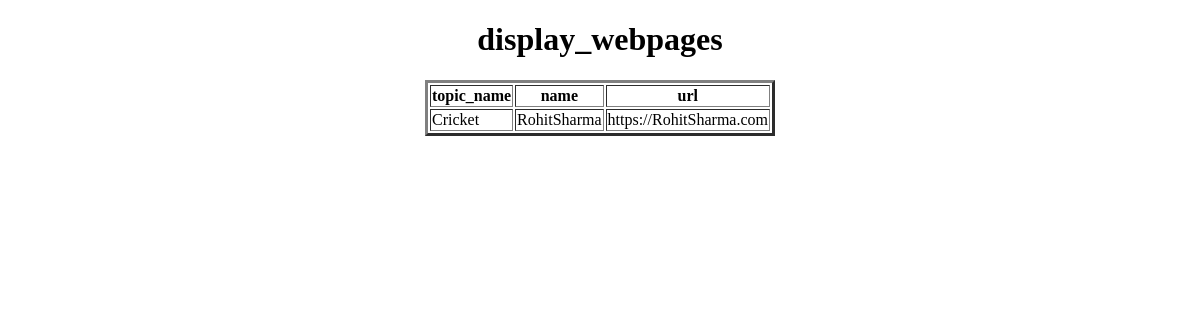
Page /display_webpages/ on the earlier database version.
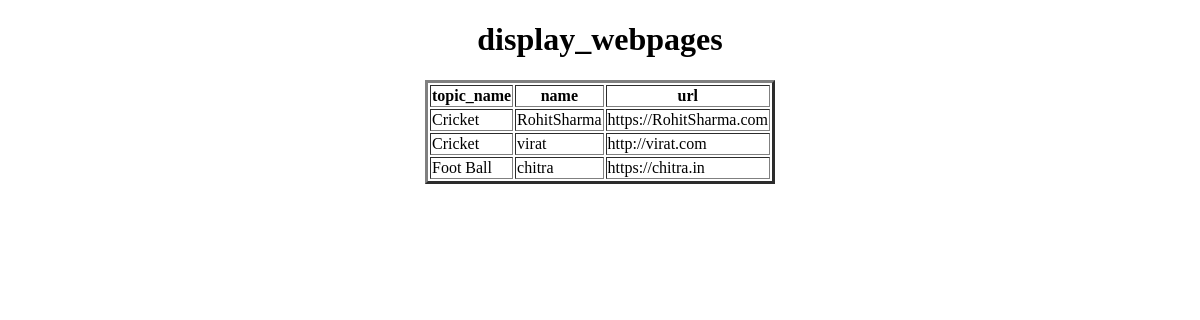
Same page on the later database version.
### app/models.py (models this page shows, shortened)
class Webpage(models.Model):
    topic_name=models.ForeignKey(Topic,on_delete=models.CASCADE)
    name=models.CharField(max_length=100)
    url=models.URLField()

class Topic(models.Model):
    topic_name=models.CharField(max_length=100,primary_key=True)
    def __str__(self):
        return self.topic_name

### app/views.py (the view)
# urls.py: path('display_webpages/',display_webpages,name='display_webpages'),
def display_webpages(request):
    QSW=Webpage.objects.all()
    QSW=Webpage.objects.filter(topic_name='Cricket')
    QSW=Webpage.objects.exclude(topic_name='Cricket')
    QSW=Webpage.objects.all()[:5:]
    QSW=Webpage.objects.all().order_by('name')
    QSW=Webpage.objects.filter(topic_name='Kabaddi').order_by('-name')
    QSW=Webpage.objects.all().order_by(Length('name'))
    QSW=Webpage.objects.all().order_by(Length('name').desc())
    QSW=Webpage.objects.all()
    QSW=Webpage.objects.filter(url__startswith='https')
    QSW=Webpage.objects.filter(url__endswith='com')
    QSW=Webpage.objects.all()
    QSW=Webpage.objects.filter(name__contains='s')
    QSW=Webpage.objects.filter(name__regex='\w{6}')
    QSW=Webpage.objects.filter(name__in=['virat','chitra'])
    QSW=Webpage.objects.filter(Q(topic_name='Rugby') & Q(url__startswith='https'))
    QSW=Webpage.objects.filter(Q(topic_name='Cricket') | Q(name='chitra'))
    d={'webpages':QSW}
    return render(request,'display_webpages.html',d)

### templates/display_webpages.html (shortened to what this page needs)
<!DOCTYPE html>
<html lang="en">
<head>
</head>
<body>
    <center>
        <h1>display_webpages</h1>
        <table border="3px">
            <tr>
                <th>topic_name</th>
                <th>name</th>
                <th>url</th>
            </tr>
        {% for w in webpages %}
            <tr>
                <td>{{w.topic_name}}</td>
                <td>{{w.name}}</td>
                <td>{{w.url}}</td>
            </tr>
        {% endfor %}
        </table>
    </center>
</body>
</html>

Differences in the rows shown:
added Webpage: topic_name "Cricket", name "virat", url "http://virat.com"
added Webpage: topic_name "Foot Ball", name "chitra", url "https://chitra.in"
